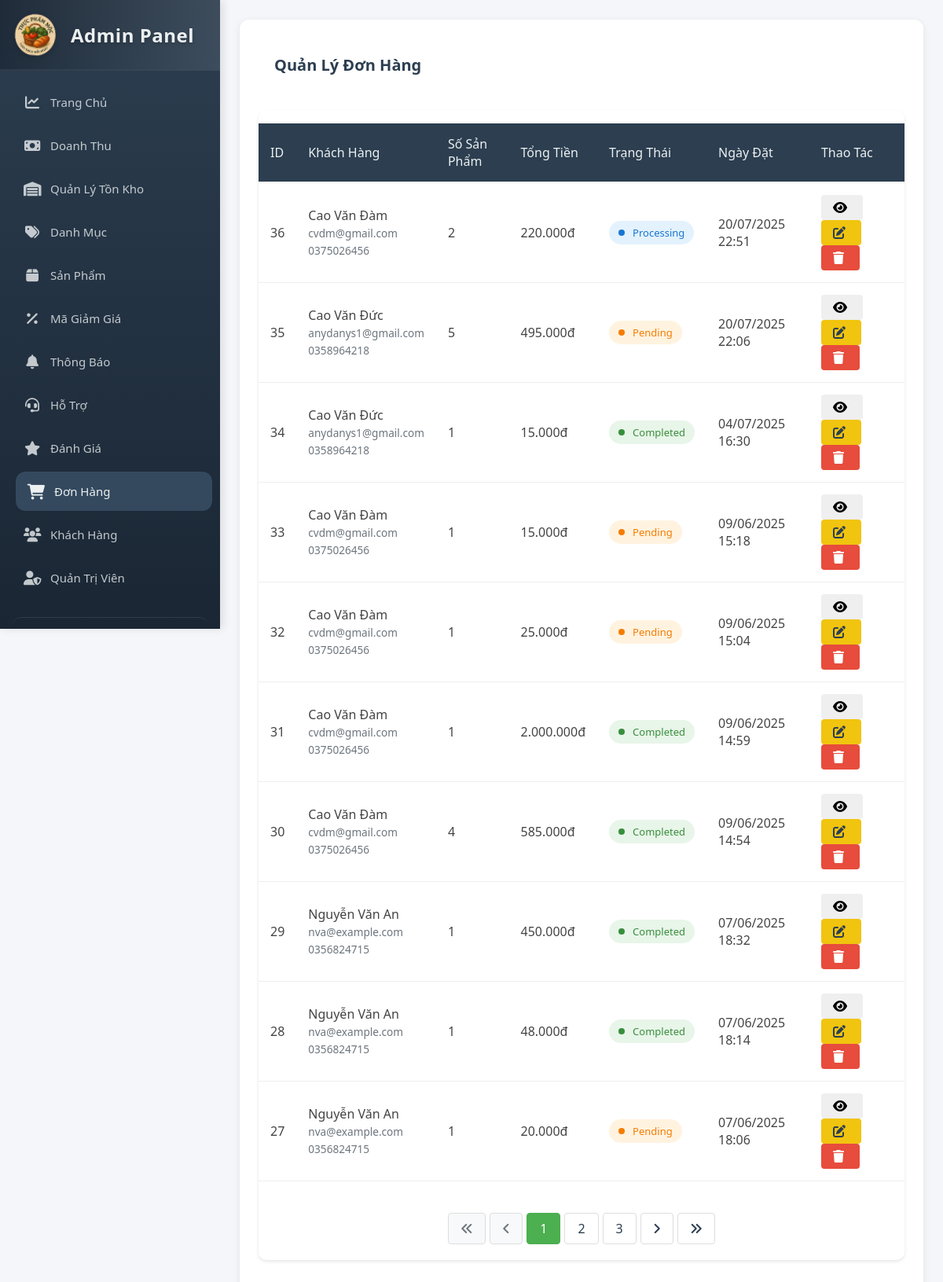
Page /admin/orders.php (signed in) on the committed database.
### tables this page shows
CREATE TABLE `orders` (
  `order_id` int(11) NOT NULL AUTO_INCREMENT,
  `customer_id` int(11) NOT NULL,
  `order_date` timestamp NOT NULL DEFAULT current_timestamp(),
  `shipping_address` text DEFAULT NULL,
  `total_amount` decimal(10,2) NOT NULL,
  `status` varchar(50) DEFAULT 'Pending',
  `payment_method` varchar(50) DEFAULT 'cod',
  `shipping_fee` decimal(10,2) DEFAULT 0.00,
  `discount_amount` decimal(10,2) DEFAULT 0.00,
  `notes` text DEFAULT NULL,
  `created_at` timestamp NOT NULL DEFAULT current_timestamp(),
  `updated_at` timestamp NOT NULL DEFAULT current_timestamp() ON UPDATE current_timestamp(),
  PRIMARY KEY (`order_id`),
  KEY `customer_id` (`customer_id`),
  CONSTRAINT `orders_ibfk_1` FOREIGN KEY (`customer_id`) REFERENCES `customers` (`customer_id`)
);

CREATE TABLE `customers` (
  `customer_id` int(11) NOT NULL AUTO_INCREMENT,
  `username` varchar(50) NOT NULL,
  `password` varchar(255) NOT NULL,
  `name` varchar(255) NOT NULL,
  `email` varchar(255) NOT NULL,
  `phone_number` varchar(20) DEFAULT NULL,
  `address` text DEFAULT NULL,
  `created_at` timestamp NOT NULL DEFAULT current_timestamp(),
  `updated_at` timestamp NOT NULL DEFAULT current_timestamp() ON UPDATE current_timestamp(),
  PRIMARY KEY (`customer_id`),
  UNIQUE KEY `username` (`username`),
  UNIQUE KEY `email` (`email`)
);

### admin/orders.php (the view, shortened to what this page needs)
<?php
$items_per_page = 10;
$current_page = isset($_GET['page']) ? (int)$_GET['page'] : 1;
$offset = ($current_page - 1) * $items_per_page;
$conn = getDBConnection();
$total_query = "SELECT COUNT(*) as total FROM orders";
$total_result = $conn->query($total_query);
$total_orders = $total_result->fetch_assoc()['total'];
$total_pages = ceil($total_orders / $items_per_page);
$query = "SELECT o.*, c.name as customer_name, c.email, c.phone_number,
          (SELECT COUNT(*) FROM orderdetails od WHERE od.order_id = o.order_id) as item_count
    FROM orders o
    JOIN customers c ON o.customer_id = c.customer_id
          ORDER BY o.created_at DESC
          LIMIT $offset, $items_per_page";
$orders = $conn->query($query);
?>
<!DOCTYPE html>
<html lang="vi">
<head>
    <link rel="stylesheet" href="assets/css/admin-style.css">
    <link rel="stylesheet" href="https://cdnjs.cloudflare.com/ajax/libs/font-awesome/6.0.0/css/all.min.css">
</head>
<body>
    <div class="admin-container">
        <?php include 'sidebar.php'; ?>
        <main class="main-content">
            <div class="card">
                <div class="card-header">
                    <h2 class="card-title">Quản Lý Đơn Hàng</h2>
                </div>
                <div class="table-container">
                    <table>
                        <thead>
                            <tr>
                                <th>ID</th>
                                <th>Khách Hàng</th>
                                <th>Số Sản Phẩm</th>
                                <th>Tổng Tiền</th>
                                <th>Trạng Thái</th>
                                <th>Ngày Đặt</th>
                                <th>Thao Tác</th>
                            </tr>
                        </thead>
                        <tbody>
                            <?php while ($order = $orders->fetch_assoc()): ?>
                                <tr>
                                    <td><?php echo $order['order_id']; ?></td>
                                    <td>
                                        <div><?php echo $order['customer_name']; ?></div>
                                        <small class="text-muted">
                                            <?php echo $order['email']; ?><br>
                                            <?php echo $order['phone_number']; ?>
                                        </small>
                                    </td>
                                    <td><?php echo $order['item_count']; ?></td>
                                    <td><?php echo number_format($order['total_amount'], 0, ',', '.') . 'đ'; ?></td>
                                    <td>
                                        <span class="status-badge status-<?php echo strtolower($order['status']); ?>">
                                            <?php echo $order['status']; ?>
                                        </span>
                                    </td>
                                    <td><?php echo date('d/m/Y H:i', strtotime($order['created_at'])); ?></td>
                                    <td>
                                        <button class="btn btn-info" onclick="viewOrderDetails(<?php echo $order['order_id']; ?>)">
                                            <i class="fas fa-eye"></i>
                                        </button>
                                        <button class="btn btn-warning" onclick="showEditForm(<?php echo htmlspecialchars(json_encode($order)); ?>)">
                                            <i class="fas fa-edit"></i>
                                        </button>
                                        <button class="btn btn-danger" onclick="confirmDelete(<?php echo $order['order_id']; ?>)">
                                            <i class="fas fa-trash"></i>
                                        </button>
                                    </td>
                                </tr>
                            <?php endwhile; ?>
                        </tbody>
                    </table>
                    <?php if ($total_pages > 1): ?>
                    <div class="pagination">
                        <?php if ($current_page > 1): ?>
                            <a href="?page=1" title="Trang đầu"><i class="fas fa-angle-double-left"></i></a>
                            <a href="?page=<?php echo $current_page - 1; ?>" title="Trang trước"><i class="fas fa-angle-left"></i></a>
                        <?php else: ?>
                            <span class="disabled"><i class="fas fa-angle-double-left"></i></span>
                            <span class="disabled"><i class="fas fa-angle-left"></i></span>
                        <?php endif; ?>
                        <?php
                        $start_page = max(1, $current_page - 2);
                        $end_page = min($total_pages, $current_page + 2);
                        for ($i = $start_page; $i <= $end_page; $i++):
                        ?>
                            <?php if ($i == $current_page): ?>
                                <span class="active"><?php echo $i; ?></span>
                            <?php else: ?>
                                <a href="?page=<?php echo $i; ?>"><?php echo $i; ?></a>
                            <?php endif; ?>
                        <?php endfor; ?>
                        <?php if ($current_page < $total_pages): ?>
                            <a href="?page=<?php echo $current_page + 1; ?>" title="Trang sau"><i class="fas fa-angle-right"></i></a>
                            <a href="?page=<?php echo $total_pages; ?>" title="Trang cuối"><i class="fas fa-angle-double-right"></i></a>
                        <?php else: ?>
                            <span class="disabled"><i class="fas fa-angle-right"></i></span>
                            <span class="disabled"><i class="fas fa-angle-double-right"></i></span>
                        <?php endif; ?>
                    </div>
                    <?php endif; ?>
                </div>
            </div>
        </main>
    </div>
</body>
</html>

### admin/assets/css/admin-style.css (style rules this page uses)
:root { --primary-color: #2c3e50; --secondary-color: #34495e; --accent-color: #3498db; --success-color: #2ecc71; --danger-color: #e74c3c; --warning-color: #f1c40f; --text-color: #2c3e50; --light-bg: #f5f6fa; --white: #ffffff; --shadow: 0 2px 4px rgba(0,0,0,0.1); }
* { margin: 0; padding: 0; box-sizing: border-box; font-family: 'Segoe UI', Tahoma, Geneva, Verdana, sans-serif; }
body { background-color: var(--light-bg); color: var(--text-color); }
.admin-container { display: flex; min-height: 100vh; }
.main-content { flex: 1; padding: 2rem; margin-left: 250px; }
.card { background: var(--white); border-radius: 10px; padding: 1.5rem; margin-bottom: 1.5rem; box-shadow: var(--shadow); }
.card-header { display: flex; justify-content: space-between; align-items: center; margin-bottom: 1.5rem; }
.card-title { font-size: 1.25rem; color: var(--primary-color); }
.table-container { overflow-x: auto; }
table { width: 100%; border-collapse: collapse; margin: 1rem 0; }
th, td { padding: 1rem; text-align: left; border-bottom: 1px solid #ddd; }
th { background-color: var(--primary-color); color: var(--white); }
.btn { padding: 0.75rem 1.5rem; border: none; border-radius: 5px; cursor: pointer; font-size: 1rem; transition: all 0.3s ease; }
.btn-danger { background-color: var(--danger-color); color: var(--white); }
.btn-warning { background-color: var(--warning-color); color: var(--text-color); }
.status-badge { padding: 6px 12px; border-radius: 20px; font-size: 13px; font-weight: 500; display: inline-flex; align-items: center; gap: 5px; }
.status-badge::before { content: ''; display: inline-block; width: 8px; height: 8px; border-radius: 50%; margin-right: 5px; }

### admin/assets/css/admin-sidebar.css (style rules this page uses)
:root { --primary-color: #2c3e50; --primary-light: #3c526d; --primary-dark: #1a2634; --secondary-color: #34495e; --accent-color: #3498db; --hover-color: #2980b9; --text-light: #ecf0f1; --text-dark: #2c3e50; --border-color: rgba(236, 240, 241, 0.1); --bg-light: #f5f6fa; --bg-dark: #2c3e50; --danger-color: #e74c3c; --success-color: #2ecc71; --menu-item-height: 50px; --transition-speed: 0.3s; --sidebar-width: 280px; }
* { margin: 0; padding: 0; box-sizing: border-box; }
body { font-family: 'Segoe UI', Tahoma, Geneva, Verdana, sans-serif; background-color: var(--bg-light); min-height: 100vh; display: flex; }
.main-content { margin-left: var(--sidebar-width); padding: 25px; min-height: 100vh; width: calc(100% - var(--sidebar-width)); background-color: var(--bg-light); transition: margin-left var(--transition-speed); }
.card { background: white; border-radius: 12px; box-shadow: 0 2px 10px rgba(0, 0, 0, 0.08); margin-bottom: 25px; overflow: hidden; }
.card-header { padding: 20px; border-bottom: 1px solid var(--border-color); background: white; }
table { width: 100%; border-collapse: collapse; margin-bottom: 0; }
th, td { padding: 15px; text-align: left; border-bottom: 1px solid var(--border-color); }
th { background: var(--primary-color); color: var(--text-light); font-weight: 500; }

### rows in the picture
orders: order_id "36", customer.name "Cao Văn Đàm", customer.email "cvdm@gmail.com", customer.phone_number "0375026456", item_count "2", total_amount "220.000", status "Processing", created_at "20/07/2025 22:51"
orders: order_id "35", customer.name "Cao Văn Đức", customer.email "anydanys1@gmail.com", customer.phone_number "0358964218", item_count "5", total_amount "495.000", status "Pending", created_at "20/07/2025 22:06"
orders: order_id "34", customer.name "Cao Văn Đức", customer.email "anydanys1@gmail.com", customer.phone_number "0358964218", item_count "1", total_amount "15.000", status "Completed", created_at "04/07/2025 16:30"
orders: order_id "33", customer.name "Cao Văn Đàm", customer.email "cvdm@gmail.com", customer.phone_number "0375026456", item_count "1", total_amount "15.000", status "Pending", created_at "09/06/2025 15:18"
orders: order_id "32", customer.name "Cao Văn Đàm", customer.email "cvdm@gmail.com", customer.phone_number "0375026456", item_count "1", total_amount "25.000", status "Pending", created_at "09/06/2025 15:04"
orders: order_id "31", customer.name "Cao Văn Đàm", customer.email "cvdm@gmail.com", customer.phone_number "0375026456", item_count "1", total_amount "2.000.000", status "Completed", created_at "09/06/2025 14:59"
orders: order_id "30", customer.name "Cao Văn Đàm", customer.email "cvdm@gmail.com", customer.phone_number "0375026456", item_count "4", total_amount "585.000", status "Completed", created_at "09/06/2025 14:54"
orders: order_id "29", customer.name "Nguyễn Văn An", customer.email "nva@example.com", customer.phone_number "0356824715", item_count "1", total_amount "450.000", status "Completed", created_at "07/06/2025 18:32"
orders: order_id "28", customer.name "Nguyễn Văn An", customer.email "nva@example.com", customer.phone_number "0356824715", item_count "1", total_amount "48.000", status "Completed", created_at "07/06/2025 18:14"
orders: order_id "27", customer.name "Nguyễn Văn An", customer.email "nva@example.com", customer.phone_number "0356824715", item_count "1", total_amount "20.000", status "Pending", created_at "07/06/2025 18:06"
